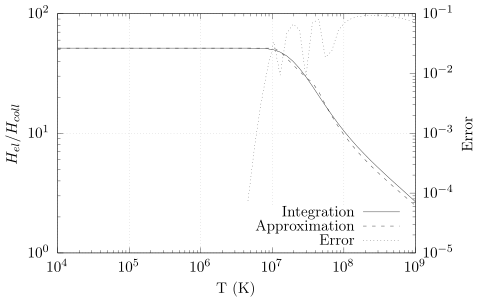

gnuplot code for this plot:
load "../turbo.pal"
set terminal cairolatex standalone size 5in,3in
set output "ratio-comp.tex"
set logscale xy
set logscale y2
set format xy '$10^{%L}$'
set format y2 '$10^{%L}$'
set xrange [1e4:1e9]
set ytics nomirror
set y2tics nomirror
set xlabel 'T (K)'
set ylabel '$H_{\text{el}}/H_{\text{coll}}$'
set y2label 'Error'
set y2range [1e-5:1e-1]
set key bottom
plot "contrib_comp.txt" u ($1):($5/$4) t "Integration" w l ls 1,\
"" u ($1):($3/$2) t "Approximation" w l ls 2,\
"" u ($1):(abs((($3/$2)-($5/$4))/($5/$4))) t "Error" w l axes x1y2 ls 3
